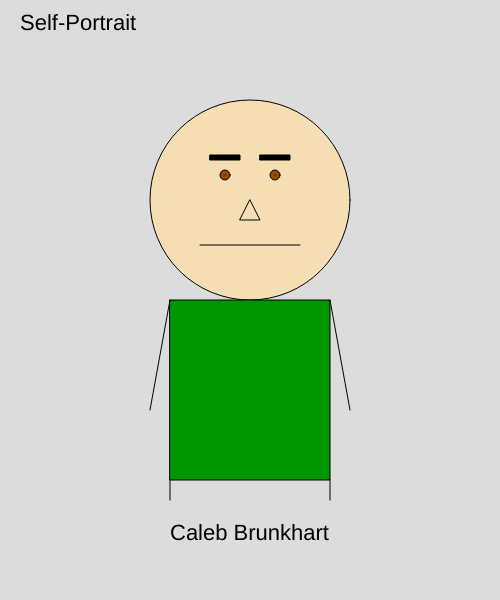
Frame 1 (no input)
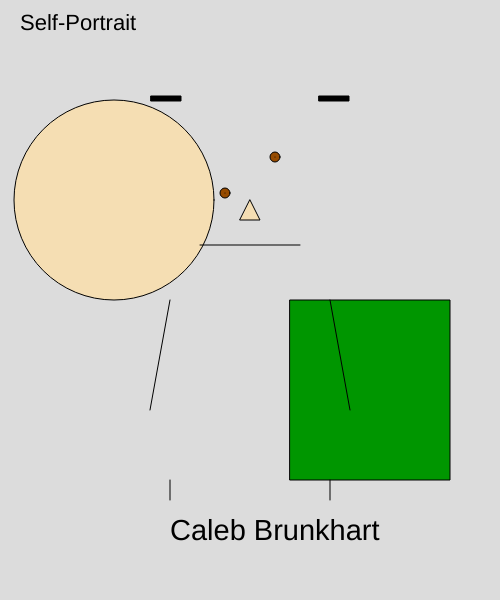
Frame 60 (no input)
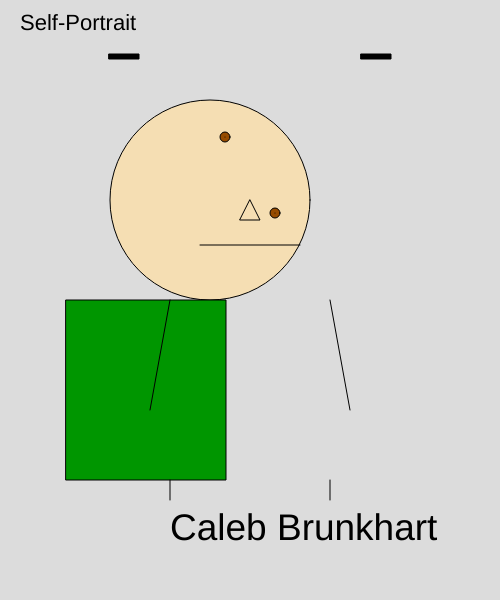
Frame 120 (the mouse pressed at the canvas centre since frame 60)

The p5.js sketch that drew these frames (run headless with seeded random() and noise() and a simulated clock; from frame 60 on, the mouse is pressed at the canvas centre):

// p5.js sketch
// ── sketch.js
var x = 250;
var y = 175;
var eye = 175;
var bodyx = 170;
var r1 = 210;
var r2 = 260;
var r3 = 155;
var s = 22;

function setup() {
    createCanvas(500, 600);
    movementx = floor(random() * 10) + 1;
    movementy = floor(random() * 5) + 1;
    movementx2 = floor(random() * 10) + 1;
    movementr = floor(random() * 2) + 1;
    schange = 1;

}

function draw() {
    background(220);

    textSize(22)
    text('Self-Portrait', 20, 30)

    //head
    fill(245, 222, 179);
    circle(x, 200, 200);

    //eyebrows
    fill(0, 0, 0);
    rect(r1, r3, 30, 5);
    rect(r2, r3, 30, 5);

    //mouth
    line(200, 245, 300, 245);

    //eyes
    fill(150, 75, 0);
    circle(225, eye, 10);
    circle(275, y, 10);
    point(225, eye);
    point(275, y);

    //nose
    fill(245, 222, 179);
    triangle(240, 220, 260, 220, 250, 200);

    //body
    fill(0, 150, 0)
    rect(bodyx, 300, 160, 180)
    line(170, 300, 150, 410)
    line(330, 300, 350, 410)
    line(170, 480, 170, 500)
    line(330, 480, 330, 500)

    textSize(s)
    fill(0, 0, 0)
    text('Caleb Brunkhart', 170, 540)

    if(x >= 400 || x <= 100) {
        movementx *= -1;
    }

    x += movementx;

    if (y >= 225 || y <= 125) {
        movementy *= -1;
    }
    y += movementy;
    eye -= movementy;

    if (bodyx >= 340 || bodyx <= 0) {
        movementx2 *= -1;
    }
    bodyx -= movementx2;

    if(r1 >= 210 || r1 <= 100) {
        movementr *= -1;
    }
    r1 += movementr;
    r2 -= movementr;
    r3 += movementr;

    if (s >= 47 || s <= 21) {
        schange *= -1;
    }
    
    s += schange;
}
